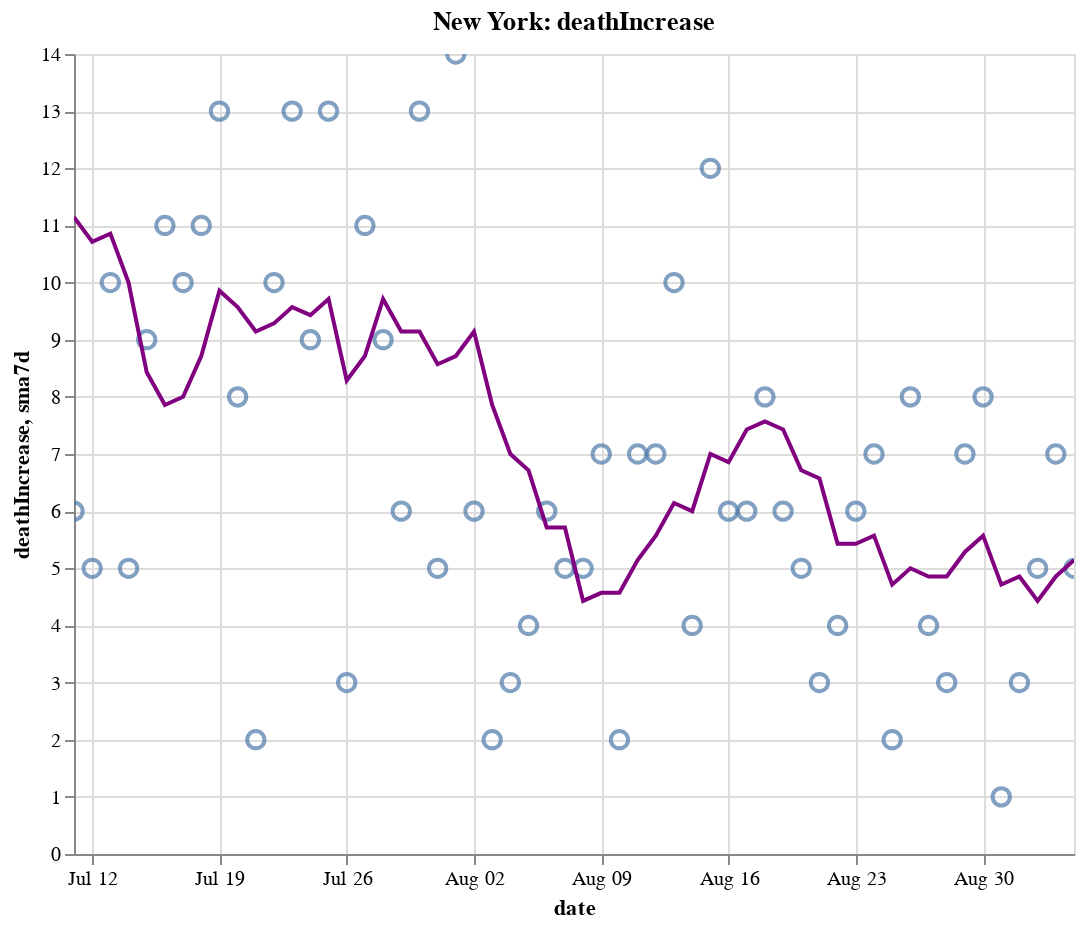

The cell this chart's notebook holds for it:
### Code cell
create_plot(ny, 'deathIncrease')

### Figure 1 — Vega-Lite specification as saved in the notebook (floating-point values rounded to 4 significant figures)
{"config": {"view": {"continuousWidth": 400, "continuousHeight": 300}}, "layer": [{"layer": [{"mark": {"type": "point", "size": 75}, "encoding": {"tooltip": [{"type": "temporal", "field": "date"}, {"type": "quantitative", "field": "deathIncrease"}, {"type": "quantitative", "field": "sma7d"}], "x": {"type": "temporal", "field": "date"}, "y": {"type": "quantitative", "field": "deathIncrease"}}, "selection": {"selector012": {"type": "interval", "bind": "scales", "encodings": ["x", "y"]}}}, {"mark": {"type": "line", "color": "purple"}, "encoding": {"x": {"type": "temporal", "field": "date"}, "y": {"type": "quantitative", "field": "sma7d"}}}]}, {"mark": {"type": "rule", "color": "#aaa"}, "encoding": {"x": {"type": "temporal", "field": "date"}}, "transform": [{"filter": {"selection": "selector011"}}]}, {"mark": "circle", "encoding": {"opacity": {"condition": {"value": 1, "selection": "selector011"}, "value": 0}, "tooltip": [{"type": "temporal", "field": "date"}, {"type": "quantitative", "field": "deathIncrease"}, {"type": "quantitative", "field": "sma7d"}], "x": {"type": "temporal", "field": "date"}, "y": {"type": "quantitative", "field": "deathIncrease"}}, "selection": {"selector011": {"type": "single", "encodings": ["x"], "on": "mouseover", "nearest": true, "empty": "none"}}}, {"mark": {"type": "text", "align": "left", "dx": 5, "dy": -5, "stroke": "white", "strokeWidth": 2}, "encoding": {"text": {"type": "quantitative", "field": "deathIncrease"}, "tooltip": [{"type": "temporal", "field": "date"}, {"type": "quantitative", "field": "deathIncrease"}, {"type": "quantitative", "field": "sma7d"}], "x": {"type": "temporal", "field": "date"}, "y": {"type": "quantitative", "field": "deathIncrease"}}, "transform": [{"filter": {"selection": "selector011"}}]}, {"mark": {"type": "text", "align": "left", "dx": 5, "dy": -5}, "encoding": {"text": {"type": "quantitative", "field": "deathIncrease"}, "tooltip": [{"type": "temporal", "field": "date"}, {"type": "quantitative", "field": "deathIncrease"}, {"type": "quantitative", "field": "sma7d"}], "x": {"type": "temporal", "field": "date"}, "y": {"type": "quantitative", "field": "deathIncrease"}}, "transform": [{"filter": {"selection": "selector011"}}]}], "data": {"name": "data-31a331a437f55d03b67c5a72aedd19f8"}, "height": 400, "title": "New York: deathIncrease", "width": 500, "$schema": "https://vega.github.io/schema/vega-lite/v4.8.1.json", "datasets": {"data-31a331a437f55d03b67c5a72aedd19f8": [{"date": "2020-07-11T00:00:00", "totalTestResultsIncrease": 69200.0, "positiveIncrease": 730.0, "death": 24970.0, "deathIncrease": 6.0, "positiveRate": 0.011, "state": "New York", "sma7d": 11.14}, {"date": "2020-07-12T00:00:00", "totalTestResultsIncrease": 62420.0, "positiveIncrease": 677.0, "death": 24980.0, "deathIncrease": 5.0, "positiveRate": 0.011, "state": "New York", "sma7d": 10.71}, {"date": "2020-07-13T00:00:00", "totalTestResultsIncrease": 51690.0, "positiveIncrease": 557.0, "death": 24990.0, "deathIncrease": 10.0, "positiveRate": 0.011, "state": "New York", "sma7d": 10.86}, {"date": "2020-07-14T00:00:00", "totalTestResultsIncrease": 60040.0, "positiveIncrease": 912.0, "death": 24990.0, "deathIncrease": 5.0, "positiveRate": 0.015, "state": "New York", "sma7d": 10.0}, {"date": "2020-07-15T00:00:00", "totalTestResultsIncrease": 63600.0, "positiveIncrease": 831.0, "death": 25000.0, "deathIncrease": 9.0, "positiveRate": 0.013, "state": "New York", "sma7d": 8.429}, {"date": "2020-07-16T00:00:00", "totalTestResultsIncrease": 72680.0, "positiveIncrease": 769.0, "death": 25010.0, "deathIncrease": 11.0, "positiveRate": 0.011, "state": "New York", "sma7d": 7.857}, {"date": "2020-07-17T00:00:00", "totalTestResultsIncrease": 78240.0, "positiveIncrease": 776.0, "death": 25020.0, "deathIncrease": 10.0, "positiveRate": 0.01, "state": "New York", "sma7d": 8.0}, {"date": "2020-07-18T00:00:00", "totalTestResultsIncrease": 69820.0, "positiveIncrease": 754.0, "death": 25040.0, "deathIncrease": 11.0, "positiveRate": 0.011, "state": "New York", "sma7d": 8.714}, {"date": "2020-07-19T00:00:00", "totalTestResultsIncrease": 46200.0, "positiveIncrease": 502.0, "death": 25050.0, "deathIncrease": 13.0, "positiveRate": 0.011, "state": "New York", "sma7d": 9.857}, {"date": "2020-07-20T00:00:00", "totalTestResultsIncrease": 49340.0, "positiveIncrease": 519.0, "death": 25060.0, "deathIncrease": 8.0, "positiveRate": 0.011, "state": "New York", "sma7d": 9.571}, {"date": "2020-07-21T00:00:00", "totalTestResultsIncrease": 66170.0, "positiveIncrease": 855.0, "death": 25060.0, "deathIncrease": 2.0, "positiveRate": 0.013, "state": "New York", "sma7d": 9.143}, {"date": "2020-07-22T00:00:00", "totalTestResultsIncrease": 67660.0, "positiveIncrease": 705.0, "death": 25070.0, "deathIncrease": 10.0, "positiveRate": 0.01, "state": "New York", "sma7d": 9.286}, {"date": "2020-07-23T00:00:00", "totalTestResultsIncrease": 69700.0, "positiveIncrease": 811.0, "death": 25080.0, "deathIncrease": 13.0, "positiveRate": 0.012, "state": "New York", "sma7d": 9.571}, {"date": "2020-07-24T00:00:00", "totalTestResultsIncrease": 76510.0, "positiveIncrease": 753.0, "death": 25090.0, "deathIncrease": 9.0, "positiveRate": 0.01, "state": "New York", "sma7d": 9.429}, {"date": "2020-07-25T00:00:00", "totalTestResultsIncrease": 71470.0, "positiveIncrease": 750.0, "death": 25100.0, "deathIncrease": 13.0, "positiveRate": 0.01, "state": "New York", "sma7d": 9.714}, {"date": "2020-07-26T00:00:00", "totalTestResultsIncrease": 53570.0, "positiveIncrease": 536.0, "death": 25110.0, "deathIncrease": 3.0, "positiveRate": 0.01, "state": "New York", "sma7d": 8.286}, {"date": "2020-07-27T00:00:00", "totalTestResultsIncrease": 57270.0, "positiveIncrease": 608.0, "death": 25120.0, "deathIncrease": 11.0, "positiveRate": 0.011, "state": "New York", "sma7d": 8.714}, {"date": "2020-07-28T00:00:00", "totalTestResultsIncrease": 57400.0, "positiveIncrease": 534.0, "death": 25130.0, "deathIncrease": 9.0, "positiveRate": 0.009, "state": "New York", "sma7d": 9.714}, {"date": "2020-07-29T00:00:00", "totalTestResultsIncrease": 62280.0, "positiveIncrease": 715.0, "death": 25130.0, "deathIncrease": 6.0, "positiveRate": 0.011, "state": "New York", "sma7d": 9.143}, {"date": "2020-07-30T00:00:00", "totalTestResultsIncrease": 73550.0, "positiveIncrease": 777.0, "death": 25140.0, "deathIncrease": 13.0, "positiveRate": 0.011, "state": "New York", "sma7d": 9.143}, {"date": "2020-07-31T00:00:00", "totalTestResultsIncrease": 68870.0, "positiveIncrease": 644.0, "death": 25150.0, "deathIncrease": 5.0, "positiveRate": 0.009, "state": "New York", "sma7d": 8.571}, {"date": "2020-08-01T00:00:00", "totalTestResultsIncrease": 82740.0, "positiveIncrease": 753.0, "death": 25160.0, "deathIncrease": 14.0, "positiveRate": 0.009, "state": "New York", "sma7d": 8.714}, {"date": "2020-08-02T00:00:00", "totalTestResultsIncrease": 58960.0, "positiveIncrease": 531.0, "death": 25170.0, "deathIncrease": 6.0, "positiveRate": 0.009, "state": "New York", "sma7d": 9.143}, {"date": "2020-08-03T00:00:00", "totalTestResultsIncrease": 51840.0, "positiveIncrease": 545.0, "death": 25170.0, "deathIncrease": 2.0, "positiveRate": 0.011, "state": "New York", "sma7d": 7.857}, {"date": "2020-08-04T00:00:00", "totalTestResultsIncrease": 70990.0, "positiveIncrease": 746.0, "death": 25180.0, "deathIncrease": 3.0, "positiveRate": 0.011, "state": "New York", "sma7d": 7.0}, {"date": "2020-08-05T00:00:00", "totalTestResultsIncrease": 72670.0, "positiveIncrease": 636.0, "death": 25180.0, "deathIncrease": 4.0, "positiveRate": 0.009, "state": "New York", "sma7d": 6.714}, {"date": "2020-08-06T00:00:00", "totalTestResultsIncrease": 72370.0, "positiveIncrease": 703.0, "death": 25180.0, "deathIncrease": 6.0, "positiveRate": 0.01, "state": "New York", "sma7d": 5.714}, {"date": "2020-08-07T00:00:00", "totalTestResultsIncrease": 70170.0, "positiveIncrease": 714.0, "death": 25190.0, "deathIncrease": 5.0, "positiveRate": 0.01, "state": "New York", "sma7d": 5.714}, {"date": "2020-08-08T00:00:00", "totalTestResultsIncrease": 74860.0, "positiveIncrease": 703.0, "death": 25200.0, "deathIncrease": 5.0, "positiveRate": 0.009, "state": "New York", "sma7d": 4.429}, {"date": "2020-08-09T00:00:00", "totalTestResultsIncrease": 65810.0, "positiveIncrease": 515.0, "death": 25200.0, "deathIncrease": 7.0, "positiveRate": 0.008, "state": "New York", "sma7d": 4.571}, {"date": "2020-08-10T00:00:00", "totalTestResultsIncrease": 54000.0, "positiveIncrease": 476.0, "death": 25200.0, "deathIncrease": 2.0, "positiveRate": 0.009, "state": "New York", "sma7d": 4.571}, {"date": "2020-08-11T00:00:00", "totalTestResultsIncrease": 77060.0, "positiveIncrease": 667.0, "death": 25210.0, "deathIncrease": 7.0, "positiveRate": 0.009, "state": "New York", "sma7d": 5.143}, {"date": "2020-08-12T00:00:00", "totalTestResultsIncrease": 87780.0, "positiveIncrease": 700.0, "death": 25220.0, "deathIncrease": 7.0, "positiveRate": 0.008, "state": "New York", "sma7d": 5.571}, {"date": "2020-08-13T00:00:00", "totalTestResultsIncrease": 87900.0, "positiveIncrease": 737.0, "death": 25230.0, "deathIncrease": 10.0, "positiveRate": 0.008, "state": "New York", "sma7d": 6.143}, {"date": "2020-08-14T00:00:00", "totalTestResultsIncrease": 85460.0, "positiveIncrease": 727.0, "death": 25230.0, "deathIncrease": 4.0, "positiveRate": 0.009, "state": "New York", "sma7d": 6.0}, {"date": "2020-08-15T00:00:00", "totalTestResultsIncrease": 88670.0, "positiveIncrease": 734.0, "death": 25240.0, "deathIncrease": 12.0, "positiveRate": 0.008, "state": "New York", "sma7d": 7.0}, {"date": "2020-08-16T00:00:00", "totalTestResultsIncrease": 77690.0, "positiveIncrease": 607.0, "death": 25250.0, "deathIncrease": 6.0, "positiveRate": 0.008, "state": "New York", "sma7d": 6.857}, {"date": "2020-08-17T00:00:00", "totalTestResultsIncrease": 56890.0, "positiveIncrease": 408.0, "death": 25260.0, "deathIncrease": 6.0, "positiveRate": 0.007, "state": "New York", "sma7d": 7.429}, {"date": "2020-08-18T00:00:00", "totalTestResultsIncrease": 66890.0, "positiveIncrease": 655.0, "death": 25260.0, "deathIncrease": 8.0, "positiveRate": 0.01, "state": "New York", "sma7d": 7.571}, {"date": "2020-08-19T00:00:00", "totalTestResultsIncrease": 80420.0, "positiveIncrease": 631.0, "death": 25270.0, "deathIncrease": 6.0, "positiveRate": 0.008, "state": "New York", "sma7d": 7.429}, {"date": "2020-08-20T00:00:00", "totalTestResultsIncrease": 80980.0, "positiveIncrease": 601.0, "death": 25280.0, "deathIncrease": 5.0, "positiveRate": 0.007, "state": "New York", "sma7d": 6.714}, {"date": "2020-08-21T00:00:00", "totalTestResultsIncrease": 98880.0, "positiveIncrease": 709.0, "death": 25280.0, "deathIncrease": 3.0, "positiveRate": 0.007, "state": "New York", "sma7d": 6.571}, {"date": "2020-08-22T00:00:00", "totalTestResultsIncrease": 94850.0, "positiveIncrease": 653.0, "death": 25280.0, "deathIncrease": 4.0, "positiveRate": 0.007, "state": "New York", "sma7d": 5.429}, {"date": "2020-08-23T00:00:00", "totalTestResultsIncrease": 74040.0, "positiveIncrease": 572.0, "death": 25290.0, "deathIncrease": 6.0, "positiveRate": 0.008, "state": "New York", "sma7d": 5.429}, {"date": "2020-08-24T00:00:00", "totalTestResultsIncrease": 62030.0, "positiveIncrease": 408.0, "death": 25300.0, "deathIncrease": 7.0, "positiveRate": 0.007, "state": "New York", "sma7d": 5.571}, {"date": "2020-08-25T00:00:00", "totalTestResultsIncrease": 67260.0, "positiveIncrease": 629.0, "death": 25300.0, "deathIncrease": 2.0, "positiveRate": 0.009, "state": "New York", "sma7d": 4.714}, {"date": "2020-08-26T00:00:00", "totalTestResultsIncrease": 71190.0, "positiveIncrease": 566.0, "death": 25300.0, "deathIncrease": 8.0, "positiveRate": 0.008, "state": "New York", "sma7d": 5.0}, {"date": "2020-08-27T00:00:00", "totalTestResultsIncrease": 83440.0, "positiveIncrease": 791.0, "death": 25310.0, "deathIncrease": 4.0, "positiveRate": 0.009, "state": "New York", "sma7d": 4.857}, {"date": "2020-08-28T00:00:00", "totalTestResultsIncrease": 97830.0, "positiveIncrease": 636.0, "death": 25310.0, "deathIncrease": 3.0, "positiveRate": 0.007, "state": "New York", "sma7d": 4.857}, {"date": "2020-08-29T00:00:00", "totalTestResultsIncrease": 93870.0, "positiveIncrease": 635.0, "death": 25320.0, "deathIncrease": 7.0, "positiveRate": 0.007, "state": "New York", "sma7d": 5.286}, {"date": "2020-08-30T00:00:00", "totalTestResultsIncrease": 100000.0, "positiveIncrease": 698.0, "death": 25330.0, "deathIncrease": 8.0, "positiveRate": 0.007, "state": "New York", "sma7d": 5.571}, {"date": "2020-08-31T00:00:00", "totalTestResultsIncrease": 66240.0, "positiveIncrease": 656.0, "death": 25330.0, "deathIncrease": 1.0, "positiveRate": 0.01, "state": "New York", "sma7d": 4.714}, {"date": "2020-09-01T00:00:00", "totalTestResultsIncrease": 77000.0, "positiveIncrease": 754.0, "death": 25330.0, "deathIncrease": 3.0, "positiveRate": 0.01, "state": "New York", "sma7d": 4.857}, {"date": "2020-09-02T00:00:00", "totalTestResultsIncrease": 88450.0, "positiveIncrease": 708.0, "death": 25340.0, "deathIncrease": 5.0, "positiveRate": 0.008, "state": "New York", "sma7d": 4.429}, {"date": "2020-09-03T00:00:00", "totalTestResultsIncrease": 88980.0, "positiveIncrease": 889.0, "death": 25340.0, "deathIncrease": 7.0, "positiveRate": 0.01, "state": "New York", "sma7d": 4.857}, {"date": "2020-09-04T00:00:00", "totalTestResultsIncrease": 93400.0, "positiveIncrease": 864.0, "death": 25350.0, "deathIncrease": 5.0, "positiveRate": 0.009, "state": "New York", "sma7d": 5.143}]}}
